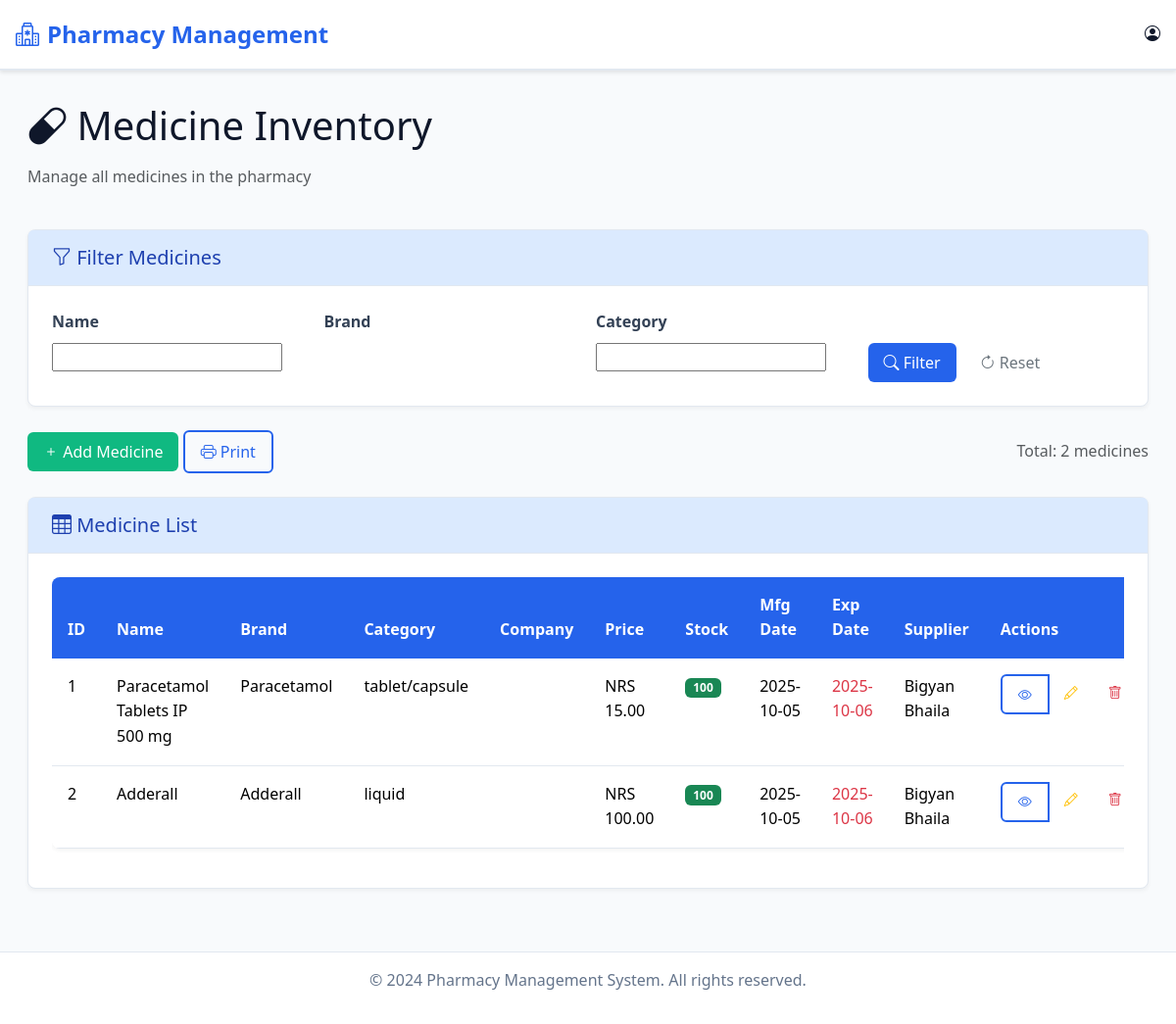
The app's page /medicine/list_medicine/, older data.
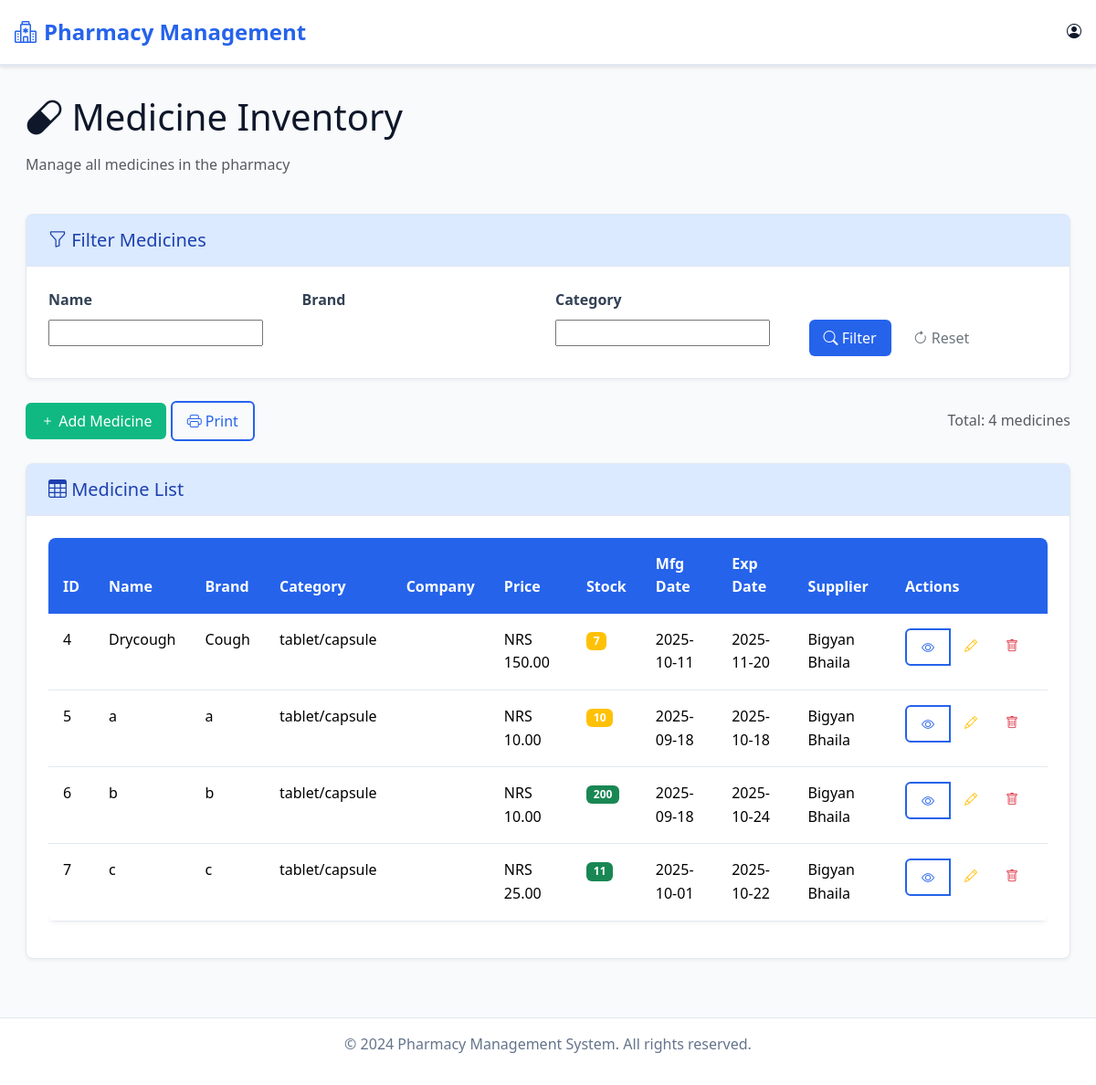
The same page, newer data.
### medicine/models.py (models this page shows, shortened)
class Medicine(models.Model):
    medicine_id = models.AutoField(primary_key=True)   # custom PK
    name = models.CharField(max_length=100)
    brand_name = models.CharField(max_length=100)
    CATEGORY_CHOICES = [
        ("tablet/capsule", "Tablet/Capsule"),
        ("liquid", "Liquid"),
        ("patch", "Patch"),
        ("cream", "Topical Cream"),
    ]
    category = models.CharField(max_length=20, choices=CATEGORY_CHOICES, default="tablet/capsule")
    mfg_date = models.DateField()
    exp_date = models.DateField()
    price = models.DecimalField(max_digits=10, decimal_places=2)
    stock_qty = models.PositiveIntegerField(default=0)
    supplier = models.ForeignKey(Supplier, on_delete=models.CASCADE, related_name="medicines")

### supplier/models.py (models this page shows, shortened)
class Supplier(models.Model):
    id = models.AutoField(primary_key=True)   # auto increment id
    name = models.CharField(max_length=100)
    contact = models.CharField(max_length=20)
    address = models.TextField()

### medicine/views.py (the view)
# urls.py: path('list_medicine/', views.list_medicine, name='list_medicine'),
def list_medicine(request):
    medicines = Medicine.objects.all()
    medicine_filter = MedicineFilter(request.GET, queryset=medicines)
    return render(request, 'admin/medicine/list_medicine.html', {
        "filter": medicine_filter,
        "today": date.today(),
    })

### templates/admin/medicine/list_medicine.html (shortened to what the changed rows need)
{% extends "admin/base.html" %}
{% block content %}
<div class="container-fluid">
    <div class="row mb-4">
        <div class="col-12">
            <h1 class="mb-3">
                <i class="bi bi-capsule"></i> Medicine Inventory
            </h1>
        </div>
    </div>
    <div class="row mb-4">
        <div class="col-12">
            <div class="d-flex justify-content-between align-items-center">
                <div>
                    <span class="text-muted">Total: {{ filter.qs.count }} medicines</span>
                </div>
            </div>
        </div>
    </div>
    <div class="row">
        <div class="col-12">
            <div class="card">
                <div class="card-body">
                    <div class="table-responsive">
                        <table class="table" id="medicineTable">
                            <thead>
                                <tr>
                                    <th>ID</th>
                                    <th>Name</th>
                                    <th>Brand</th>
                                    <th>Category</th>
                                    <th>Company</th>
                                    <th>Price</th>
                                    <th>Stock</th>
                                    <th>Mfg Date</th>
                                    <th>Exp Date</th>
                                    <th>Supplier</th>
                                    <th>Actions</th>
                                </tr>
                            </thead>
                            <tbody>
                                {% for medicine in filter.qs %}
                                <tr>
                                    <td>{{ medicine.medicine_id }}</td>
                                    <td>{{ medicine.name }}</td>
                                    <td>{{ medicine.brand_name }}</td>
                                    <td>{{ medicine.category }}</td>
                                    <td>{{ medicine.company }}</td>
                                    <td>NRS {{ medicine.price|floatformat:2 }}</td>
                                    <td>
                                        <span class="badge {% if medicine.stock_qty <= 0 %}bg-danger{% elif medicine.stock_qty <= 10 %}bg-warning{% else %}bg-success{% endif %}">
                                            {{ medicine.stock_qty }}
                                        </span>
                                    </td>
                                    <td>{{ medicine.mfg_date|date:"Y-m-d" }}</td>
                                    <td>
                                        <span class="{% if medicine.exp_date < today %}text-danger{% endif %}">
                                            {{ medicine.exp_date|date:"Y-m-d" }}
                                        </span>
                                    </td>
                                    <td>{{ medicine.supplier.name|default:"N/A" }}</td>
                                    <td>
                                        <div class="btn-group" role="group">
                                            <a href="{% url 'medicine_detail' medicine.medicine_id %}" class="btn btn-sm btn-outline-primary">
                                                <i class="bi bi-eye"></i>
                                            </a>
                                            <a href="{% url 'edit_page_medicine' medicine.medicine_id %}" class="btn btn-sm btn-outline-warning">
                                                <i class="bi bi-pencil"></i>
                                            </a>
                                            <a href="{% url 'delete_medicine' medicine.medicine_id %}" class="btn btn-sm btn-outline-danger">
                                                <i class="bi bi-trash"></i>
                                            </a>
                                        </div>
                                    </td>
                                </tr>
                                {% empty %}
                                <tr>
                                    <td colspan="11" class="text-center text-muted">No medicines found</td>
                                </tr>
                                {% endfor %}
                            </tbody>
                        </table>
                    </div>
                </div>
            </div>
        </div>
    </div>
</div>
<link rel="stylesheet" href="https://cdn.datatables.net/1.13.7/css/dataTables.bootstrap5.min.css">
<link rel="stylesheet" href="https://cdn.datatables.net/buttons/2.4.2/css/buttons.bootstrap5.min.css">
{% endblock %}

Row changes from the older to the newer data that the page shows:
removed Medicine: medicine_id "1", name "Paracetamol Tablets IP 500 mg", brand_name "Paracetamol", category "tablet/capsule", price "15.00", stock_qty "100", mfg_date "2025-10-05", exp_date "2025-10-06", supplier.name "Bigyan Bhaila"
removed Medicine: medicine_id "2", name "Adderall", brand_name "Adderall", category "liquid", price "100.00", stock_qty "100", mfg_date "2025-10-05", exp_date "2025-10-06", supplier.name "Bigyan Bhaila"
added Medicine: medicine_id "4", name "Drycough", brand_name "Cough", category "tablet/capsule", price "150.00", stock_qty "7", mfg_date "2025-10-11", exp_date "2025-11-20", supplier.name "Bigyan Bhaila"
added Medicine: medicine_id "5", name "a", brand_name "a", category "tablet/capsule", price "10.00", stock_qty "10", mfg_date "2025-09-18", exp_date "2025-10-18", supplier.name "Bigyan Bhaila"
added Medicine: medicine_id "6", name "b", brand_name "b", category "tablet/capsule", price "10.00", stock_qty "200", mfg_date "2025-09-18", exp_date "2025-10-24", supplier.name "Bigyan Bhaila"
added Medicine: medicine_id "7", name "c", brand_name "c", category "tablet/capsule", price "25.00", stock_qty "11", mfg_date "2025-10-01", exp_date "2025-10-22", supplier.name "Bigyan Bhaila"
Text that changed along with them:
{{ filter.qs.count }}: "2" → "4"
